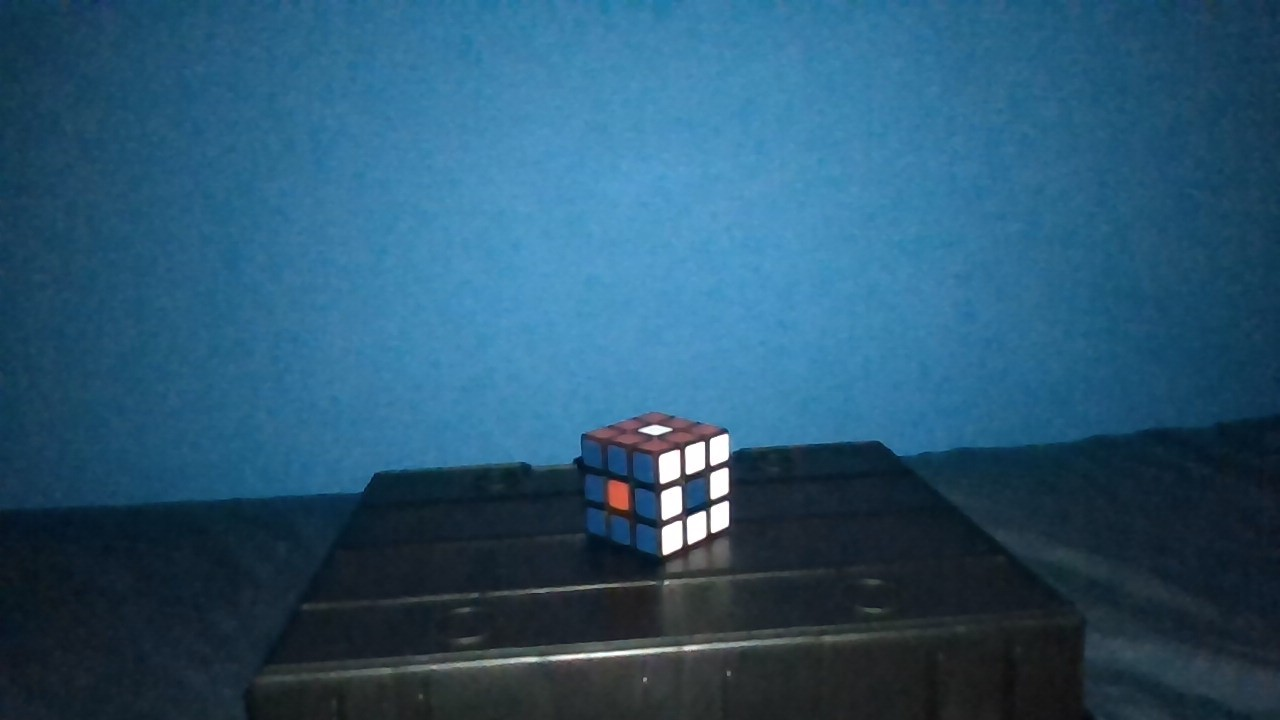
#> input picture TAREA1/IM1.jpeg, 1280 x 720 px
$ python ttt.py
#> lines starting #> are read from the running program, lines starting #| are printed output that depends on the picture; long printed decimals are rounded
import cv2
import matplotlib.pyplot as plt
import numpy as np

ruta_imagen = "IM1.jpeg"

# Leer imagen (OpenCV la lee en BGR)
imagen_BGR = cv2.imread(ruta_imagen)
#> imagen_BGR is the input picture: shape (720, 1280, 3); mean B, G, R 113.2, 85.4, 41.4

if imagen_BGR is None:
    print("Error: No se encontró la imagen")
    exit()

# Convertir formatos
imagen_RGB = cv2.cvtColor(imagen_BGR, cv2.COLOR_BGR2RGB)
imagen_GRAYSCALE = cv2.cvtColor(imagen_BGR, cv2.COLOR_BGR2GRAY)
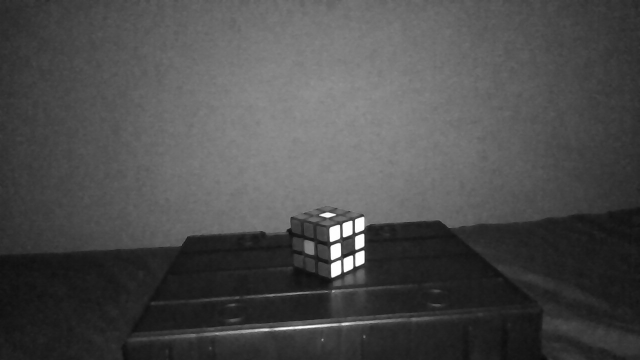
#> imagen_GRAYSCALE: shape (720, 1280) (shown at 1/2 size); min 8, max 255, mean 75.4
imagen_HSV = cv2.cvtColor(imagen_BGR, cv2.COLOR_BGR2HSV)
#> imagen_HSV: shape (720, 1280, 3); mean H, S, V 100.6, 153.9, 113.5

# Mostrar con OpenCV (BGR)
cv2.imshow("Imagen en BGR (OpenCV)", imagen_BGR)
cv2.waitKey(0)
cv2.destroyAllWindows()

print(f'Estructura de la imagen RGB: {imagen_RGB.shape}')
#| Estructura de la imagen RGB: (720, 1280, 3)
print(f'Estructura de la imagen HSV: {imagen_HSV.shape}')
#| Estructura de la imagen HSV: (720, 1280, 3)
print(f'Estructura de la imagen escala de grises: {imagen_GRAYSCALE.shape}')
#| Estructura de la imagen escala de grises: (720, 1280)

# =============================
# HISTOGRAMA
# =============================
histograma = cv2.calcHist([imagen_GRAYSCALE], [0], None, [256], [0,256])
#> histograma = 256 values, max 18581 at index 30, min 0 at index 0, mean 3600

plt.figure()
plt.hist(imagen_GRAYSCALE.flatten(), bins=256, range=(0,255), color="gray")
plt.xlabel("Valores de pixel")
plt.ylabel("Frecuencia")
plt.title("Histograma en escala de grises")
plt.show()
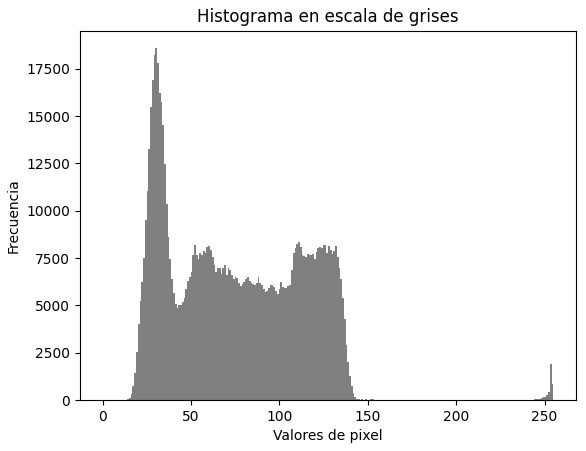
#> figure drawn by matplotlib, 1 panel; tallest bar 18581 high, from x = 29.88 to 30.88

# =============================
# FUNCIÓN ENTROPÍA
# =============================
def calcular_entropia(imagen):

    if len(imagen.shape) == 3:
        imagen = cv2.cvtColor(imagen, cv2.COLOR_BGR2GRAY)

    hist = cv2.calcHist([imagen], [0], None, [256], [0,256])
    hist_norm = hist / hist.sum()

    hist_norm = hist_norm[hist_norm > 0]

    entropia = -np.sum(hist_norm * np.log2(hist_norm))

    return entropia


# =============================
# ESTADÍSTICAS
# =============================
imagen_flat = imagen_GRAYSCALE.flatten()

media = np.mean(imagen_flat)
#> media = 75.39
mediana = np.median(imagen_flat)
#> mediana = 72
desviacion_std = np.std(imagen_flat)
#> desviacion_std = 38.53
contraste = imagen_flat.max() - imagen_flat.min()
#> contraste = 247
entropia = calcular_entropia(imagen_GRAYSCALE)
#> in calcular_entropia, `hist = cv2.calcHist([imagen], [0], None, [256], [0,256])`: hist has the same summary as histograma outside calcular_entropia
#> in calcular_entropia, `hist_norm = hist / hist.sum()`: hist_norm = 256 values, max 0.0202 at index 30, min 0 at index 0, mean 0.00391
#> in calcular_entropia, `hist_norm = hist_norm[hist_norm > 0]`: hist_norm = 248 values, max 0.0202 at index 22, min 1.09e-06 at index 0, mean 0.00403
#> in calcular_entropia, `entropia = -np.sum(hist_norm * np.log2(hist_norm))`: entropia = 6.9
#> entropia = 6.9

print(f"Media: {media}")
#| Media: 75.390
print(f"Mediana: {mediana}")
#| Mediana: 72.0
print(f"Desviación Estándar: {desviacion_std}")
#| Desviación Estándar: 38.531
print(f"Contraste: {contraste}")
#| Contraste: 247
print(f"Entropía: {entropia}")
#| Entropía: 6.899

# =============================
# MOSTRAR CON MATPLOTLIB
# =============================

# Imagen RGB correcta
plt.figure()
plt.imshow(imagen_RGB)
plt.title("Imagen en RGB (Matplotlib)")
plt.axis("off")
plt.show()

# Imagen en escala de grises
plt.figure()
plt.imshow(imagen_GRAYSCALE, cmap="gray")
plt.title("Imagen en escala de grises")
plt.axis("off")
plt.show()

$ run again, with TAREA1/IM2.jpeg copied over TAREA1/IM1.jpeg
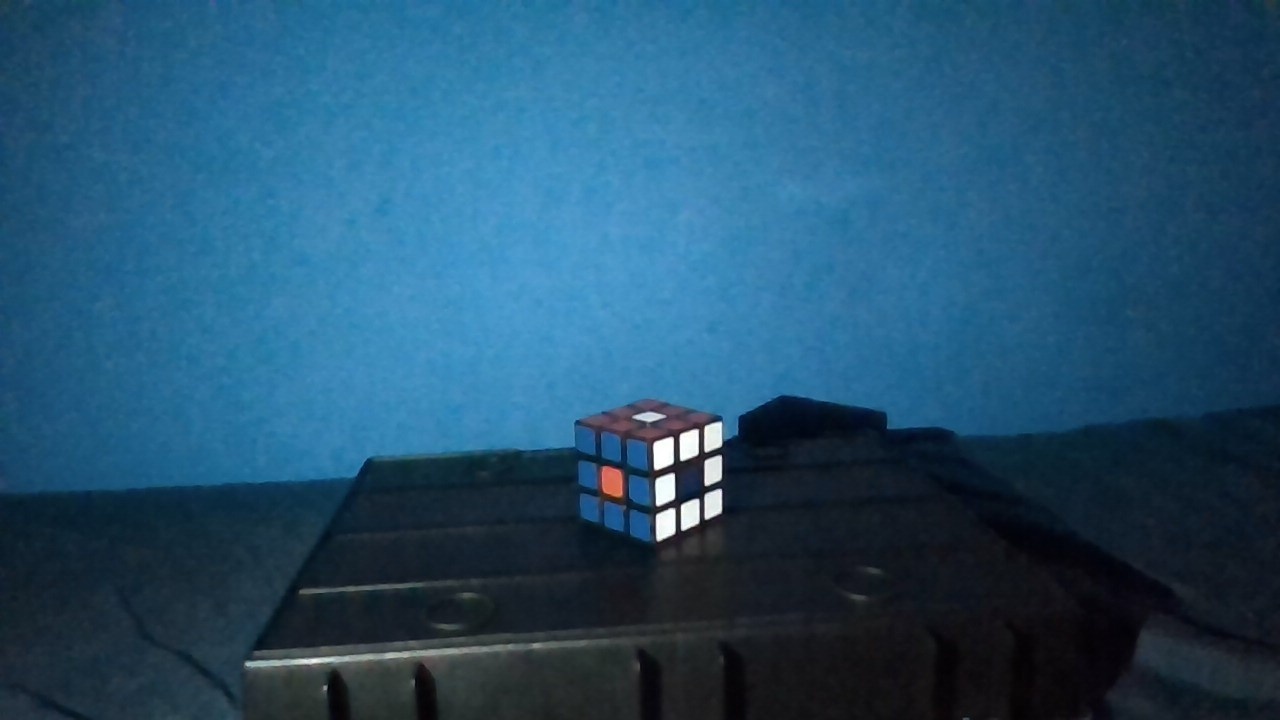
#> input picture TAREA1/IM2.jpeg, 1280 x 720 px
#> imagen_BGR is the input picture: shape (720, 1280, 3); mean B, G, R 109, 79.8, 35.4
#> `imagen_GRAYSCALE = cv2.cvtColor(imagen_BGR, cv2.COLOR_BGR2GRAY)`:
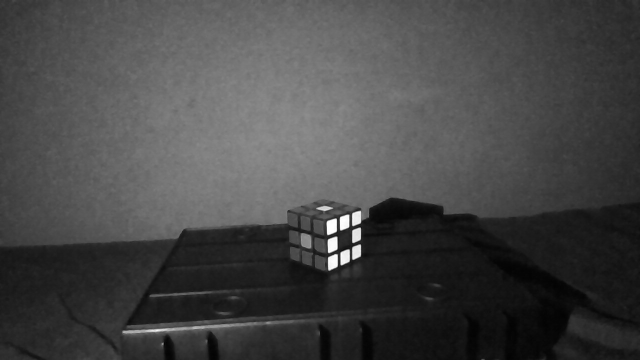
#> imagen_GRAYSCALE: shape (720, 1280) (shown at 1/2 size); min 2, max 255, mean 69.9
#> imagen_HSV: shape (720, 1280, 3); mean H, S, V 103.5, 160.6, 109.1
#| Estructura de la imagen RGB: (720, 1280, 3)
#| Estructura de la imagen HSV: (720, 1280, 3)
#| Estructura de la imagen escala de grises: (720, 1280)
#> histograma = 256 values, max 14488 at index 28, min 0 at index 0, mean 3600
#> `plt.show()`:
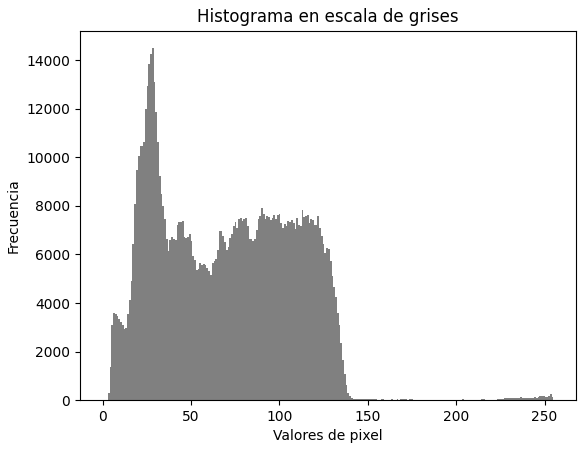
#> figure drawn by matplotlib, 1 panel; tallest bar 14488 high, from x = 27.89 to 28.89
#> media = 69.85
#> mediana = 70
#> desviacion_std = 38.5
#> contraste = 253
#> hist has the same summary as histograma outside calcular_entropia
#> in calcular_entropia, `hist_norm = hist / hist.sum()`: hist_norm = 256 values, max 0.0157 at index 28, min 0 at index 0, mean 0.00391
#> in calcular_entropia, `hist_norm = hist_norm[hist_norm > 0]`: hist_norm = 254 values, max 0.0157 at index 26, min 1.09e-05 at index 185, mean 0.00394
#> in calcular_entropia, `entropia = -np.sum(hist_norm * np.log2(hist_norm))`: entropia = 7.04
#| Media: 69.853
#| Mediana: 70.0
#| Desviación Estándar: 38.503
#| Contraste: 253
#| Entropía: 7.040

$ run again, with TAREA1/IM3.jpeg copied over TAREA1/IM1.jpeg
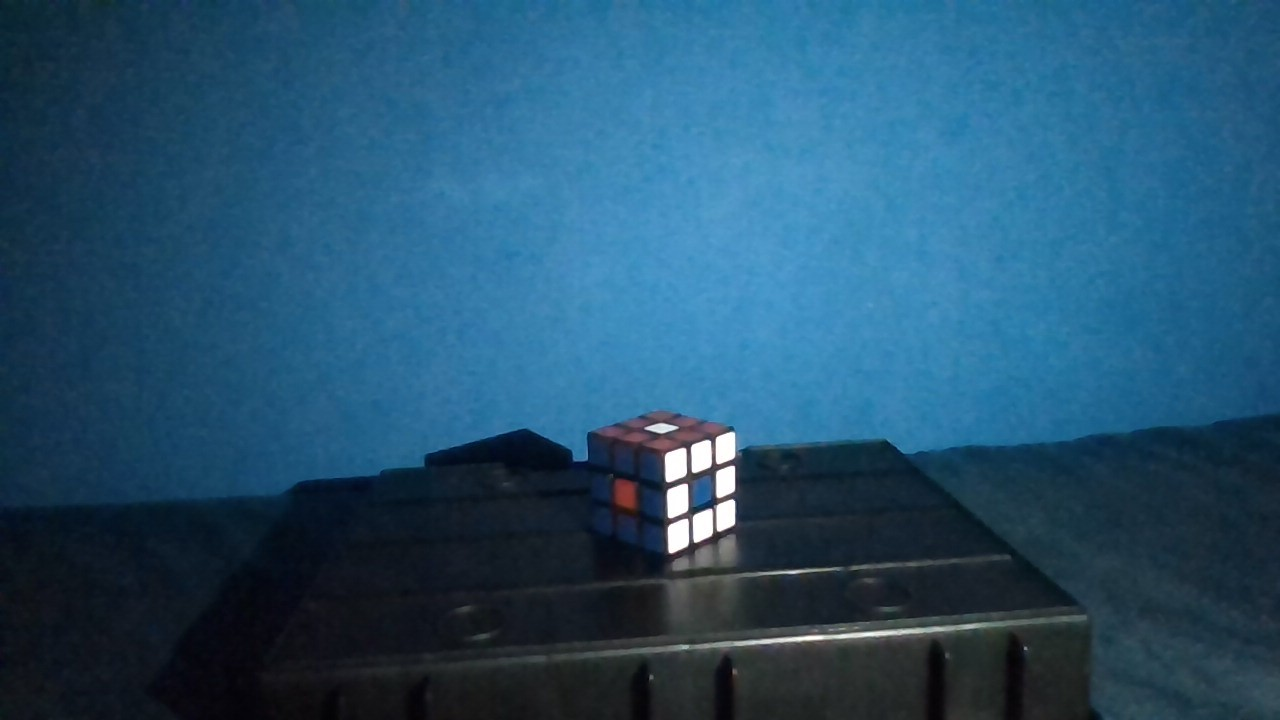
#> input picture TAREA1/IM3.jpeg, 1280 x 720 px
#> imagen_BGR is the input picture: shape (720, 1280, 3); mean B, G, R 109.6, 80.9, 36.7
#> `imagen_GRAYSCALE = cv2.cvtColor(imagen_BGR, cv2.COLOR_BGR2GRAY)`:
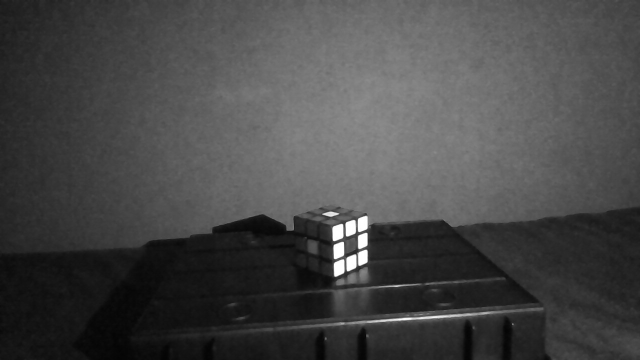
#> imagen_GRAYSCALE: shape (720, 1280) (shown at 1/2 size); min 3, max 255, mean 70.9
#> imagen_HSV: shape (720, 1280, 3); mean H, S, V 102.1, 159.5, 109.8
#| Estructura de la imagen RGB: (720, 1280, 3)
#| Estructura de la imagen HSV: (720, 1280, 3)
#| Estructura de la imagen escala de grises: (720, 1280)
#> histograma = 256 values, max 12214 at index 19, min 0 at index 0, mean 3600
#> `plt.show()`:
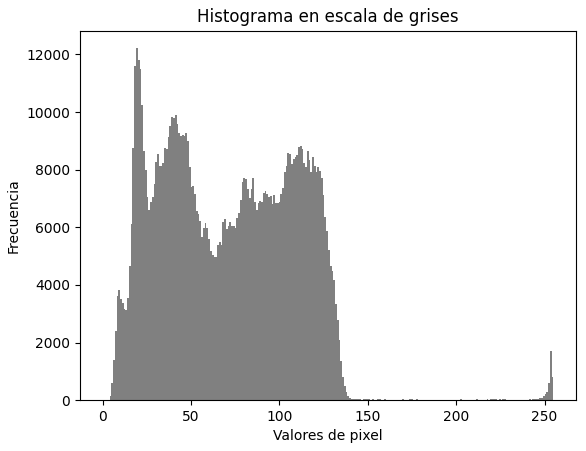
#> figure drawn by matplotlib, 1 panel; tallest bar 12214 high, from x = 18.93 to 19.92
#> media = 70.95
#> mediana = 70
#> desviacion_std = 38.53
#> contraste = 252
#> hist has the same summary as histograma outside calcular_entropia
#> in calcular_entropia, `hist_norm = hist / hist.sum()`: hist_norm = 256 values, max 0.0133 at index 19, min 0 at index 0, mean 0.00391
#> in calcular_entropia, `hist_norm = hist_norm[hist_norm > 0]`: hist_norm = 253 values, max 0.0133 at index 16, min 9.77e-06 at index 234, mean 0.00395
#> in calcular_entropia, `entropia = -np.sum(hist_norm * np.log2(hist_norm))`: entropia = 7.02
#| Media: 70.949
#| Mediana: 70.0
#| Desviación Estándar: 38.527
#| Contraste: 252
#| Entropía: 7.016
